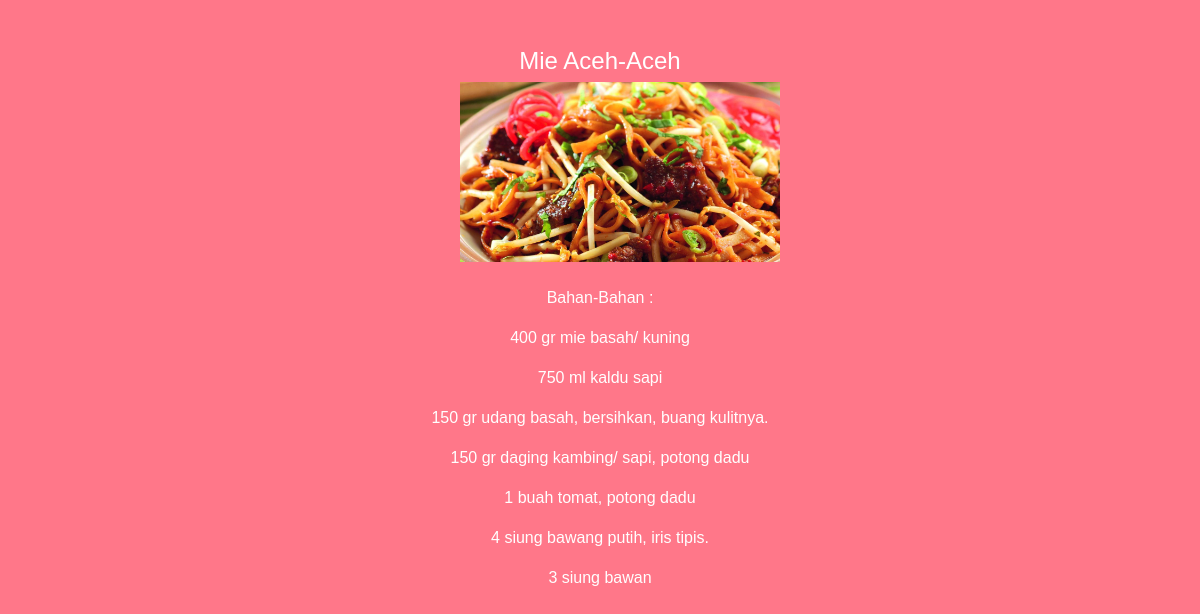
Page /lihatmakanan.php?id=4 on the committed database.
### tables this page shows
CREATE TABLE `makanan` (
  `id_makanan` int(5) NOT NULL,
  `foto_makanan` varchar(255) NOT NULL,
  `nama_makanan` varchar(255) NOT NULL,
  `resep_makanan` varchar(255) NOT NULL,
  `daerah_makanan` varchar(255) NOT NULL
);

### lihatmakanan.php (the view, shortened to what this page needs)
<!DOCTYPE html>
<html>
<head>
	<link rel="stylesheet" href="css/linearicons.css">
		<link rel="stylesheet" href="css/font-awesome.min.css">
		<link rel="stylesheet" href="css/nice-select.css">
		<link rel="stylesheet" href="css/magnific-popup.css">
		<link rel="stylesheet" href="css/bootstrap.css">
		<link rel="stylesheet" type="text/css" href="css/popup.css">
</head>
<body style="background-color: #ff7789">
<br><br>
<?php
$id = @$_GET['id'];
include 'include/koneksi.php';
$query=mysqli_query($koneksi,"SELECT * FROM makanan WHERE id_makanan='$id'");
$ambil=mysqli_fetch_array($query);
?>
<center>
	<h4 class="display-5" style="color: white"><?php echo $ambil['nama_makanan']."-".$ambil['daerah_makanan'] ?></h4>
	<img class="mx-auto" width="30%" height="20%" src="<?php echo 'admin/images/'.$ambil['foto_makanan']; ?>" alt="" style="padding-left: 40px;"><br><br>
	<font color="white">Bahan-Bahan : </font>
	<p><font color="white"><?php echo $ambil['resep_makanan'] ?></font></p>
	</center>
</body>
</html>

### css/popup.css (style rules this page uses)
* { margin:0; padding: 0; }
body { font-family: Arial, Helvetica, sans-serif; }

### rows in the picture
makanan: nama_makanan "Mie Aceh", daerah_makanan "Aceh", foto_makanan (picture), resep_makanan "750 ml kaldu sapi 150 gr udang basah, bersihkan, buang kulitnya. 150 gr daging kambing/ sapi, potong dadu 1 buah tomat, potong dadu 4 siung bawang putih, iris tipis. 3 siung bawan"
